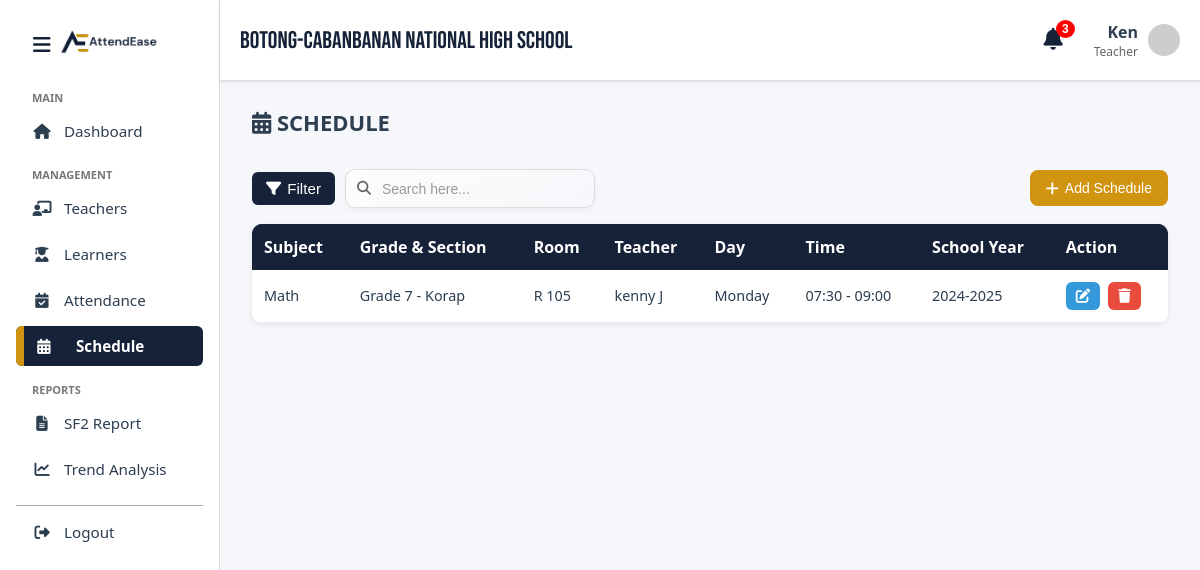
/schedule.php (signed in), run on the app's committed database.
### tables this page shows
CREATE TABLE `schedule` (
  `scheduleID` int(50) NOT NULL,
  `sectionID` int(50) NOT NULL,
  `teacherID` int(50) NOT NULL,
  `day` enum('Monday','Tuesday','Wednesday','Thursday','Friday') NOT NULL,
  `startTime` time NOT NULL DEFAULT current_timestamp(),
  `endTime` time NOT NULL DEFAULT current_timestamp(),
  `schoolYear` varchar(50) NOT NULL,
  `subject` varchar(50) NOT NULL,
  `roomAssignment` varchar(50) NOT NULL
);

CREATE TABLE `section` (
  `sectionID` int(11) NOT NULL,
  `teacherID` int(11) NOT NULL,
  `sectionName` varchar(50) NOT NULL,
  `gradeLevel` enum('7','8','9','10','11') NOT NULL
);

CREATE TABLE `user` (
  `user_ID` int(50) NOT NULL,
  `username` varchar(100) NOT NULL,
  `email` varchar(50) NOT NULL,
  `password` varchar(100) NOT NULL,
  `accountType` enum('Admin','Teacher','') NOT NULL DEFAULT 'Teacher',
  `firstName` varchar(50) NOT NULL,
  `lastName` varchar(50) NOT NULL,
  `middleName` varchar(50) NOT NULL,
  `verified_at` datetime DEFAULT current_timestamp()
);

### schedule.php (the view, shortened to what this page needs)
<!DOCTYPE html>
<html lang="en">
<head>
    <link rel="stylesheet" href="css/style.css">
</head>
<body>
    <div class="container">
        <?php include_once 'includes/sidebar.php'; ?>
        <?php include_once 'includes/header.php'; ?>
        <main class="main-content">
            <div class="page-header">
                <h1><i class="fas fa-calendar-alt"></i> SCHEDULE</h1>
            </div>
            <div class="search-filter">
                <div class="filter-container">
                    <button class="filter-btn" id="filterToggle">
                        <i class="fas fa-filter"></i> Filter
                    </button>
                </div>
                <div class="search-wrapper">
                    <i class="fas fa-search"></i>
                    <input type="text" class="search-bar" placeholder="Search here..." />
                </div>
                <button class="register-button" id="openRegisterModal">
                    <i class="fas fa-plus"></i> Add Schedule
                </button>
            </div>
            <div class="table-container">
                <table class="styled-table">
                    <thead>
                        <tr>
                            <th>Subject</th>
                            <th>Grade & Section</th>
                            <th>Room</th>
                            <th>Teacher</th>
                            <th>Day</th>
                            <th>Time</th>
                            <th>School Year</th>
                            <th>Action</th>
                        </tr>
                    </thead>
                    <tbody id="scheduleTable">
                        <?php
                        $sql = "SELECT
                schedule.scheduleID,
                schedule.subject,
                schedule.roomAssignment AS room,
                schedule.day,
                schedule.startTime,
                schedule.endTime,
                schedule.schoolYear,
                section.gradeLevel,
                section.sectionName,
                user.firstName AS teacherFirst,
                user.lastName AS teacherLast
              FROM schedule
              LEFT JOIN section ON schedule.sectionID = section.sectionID
              LEFT JOIN teachers ON schedule.teacherID = teachers.teacherID
              LEFT JOIN user ON teachers.userID = user.user_ID
              ORDER BY schedule.day ASC, schedule.startTime ASC";
                        $result = $conn->query($sql);
                        if ($result && $result->num_rows > 0) {
                            while ($row = $result->fetch_assoc()) {
                                $start = substr($row['startTime'], 0, 5);
                                $end = substr($row['endTime'], 0, 5);
                                echo "
          <tr data-id='{$row['scheduleID']}'>
            <td>" . htmlspecialchars($row['subject']) . "</td>
            <td>Grade " . htmlspecialchars($row['gradeLevel']) . " - " . htmlspecialchars($row['sectionName']) . "</td>
            <td>" . htmlspecialchars($row['room']) . "</td>
            <td>" . htmlspecialchars($row['teacherFirst']) . " " . htmlspecialchars($row['teacherLast']) . "</td>
            <td>" . htmlspecialchars($row['day']) . "</td>
            <td>{$start} - {$end}</td>
            <td>" . htmlspecialchars($row['schoolYear']) . "</td>
            <td class='action-buttons'>
              <button class='edit-btn' onclick='openEditModal(this)'><i class='fas fa-edit'></i></button>
              <button class='delete-btn' onclick='openDeleteModal(this)'><i class='fas fa-trash'></i></button>
            </td>
          </tr>";
                            }
                        } else {
                            echo "<tr><td colspan='8' style='text-align:center;'>No schedules found</td></tr>";
                        }
                        ?>
                    </tbody>
                </table>
            </div>
        </main>
    </div>
</body>
</html>

### css/style.css (style rules this page uses)
:root { --primary-color: #d19411; --dark-color: #152238; --light-bg: #f5f7fa; --white: #ffffff; --text-dark: #2c3e50; --text-light: #777; --hover-dark: #1c304d; --hover-primary: #c4860f; --soft-cream: #fff8e6; --font-family: 'Segoe UI', sans-serif; --sidebar-width: 220px; --sidebar-closed-width: 60px; --transition-speed: 0.3s; }
body { margin: 0; font-family: var(--font-family); background-color: var(--light-bg); color: var(--text-dark); }
.main-content { margin-left: var(--sidebar-width); transition: margin-left var(--transition-speed); margin-top: 60px; padding: 2rem; flex-grow: 1; }
.main-content h1 { font-size: 22px; font-weight: 600; margin-bottom: 1rem; color: var(--text-dark); }
.container { display: flex; }

### css/table.css (style rules this page uses)
.page-header { margin-bottom: 2rem; }
.search-filter { display: flex; align-items: center; gap: 10px; margin-bottom: 1rem; }
.filter-btn { padding: 8px 14px; border: none; background: var(--dark-color); color: #fff; border-radius: 6px; cursor: pointer; font-size: 0.95rem; transition: background 0.2s ease; display: flex; align-items: center; gap: 6px; }
.filter-container { position: relative; display: inline-block; }
.search-wrapper { display: flex; align-items: center; gap: 8px; position: relative; max-width: 250px; flex: 1; }
.search-wrapper i { position: absolute; top: 50%; left: 12px; transform: translateY(-50%); color: #666; font-size: 14px; pointer-events: none; }
.search-wrapper .search-bar { width: 100%; padding: 10px 16px 10px 36px; border: 1.5px solid #ddd; border-radius: 10px; background: linear-gradient(145deg, #fdfdfd, #f5f7fa); font-size: 15px; color: var(--text-dark); outline: none; transition: all 0.3s ease; box-shadow: 0 2px 4px rgba(0,0,0,0.05); }
.search-wrapper .search-bar::placeholder { color: #999; font-size: 14px; }
.table-container { background: #fff; border-radius: 10px; box-shadow: 0 2px 6px rgba(0, 0, 0, 0.08); overflow-x: auto; overflow-y: auto; max-height: 500px; }
.styled-table { width: 100%; border-collapse: collapse; min-width: 800px; }
.styled-table thead { background: var(--dark-color); color: #fff; }
.styled-table thead th { padding: 12px; text-align: left; font-weight: 600; position: sticky; top: 0; z-index: 2; background: var(--dark-color); box-shadow: 0 2px 3px rgba(0, 0, 0, 0.1); }
.styled-table tbody tr { border-bottom: 1px solid #eee; }
.styled-table tbody tr:nth-child(odd) { background: #fff; }
.styled-table td { padding: 12px; font-size: 0.9rem; color: var(--text-dark); }
.action-buttons { display: flex; gap: 8px; }
.action-buttons button { border: none; cursor: pointer; padding: 6px 10px; border-radius: 6px; font-size: 0.9rem; transition: background 0.2s ease; }
.edit-btn { background: #3498db; color: #fff; }
.delete-btn { background: #e74c3c; color: #fff; }
.register-button { background: var(--primary-color); color: #fff; border: none; padding: 10px 16px; border-radius: 8px; font-size: 14px; cursor: pointer; display: flex; align-items: center; gap: 6px; transition: background 0.3s ease; flex-shrink: 0; margin-left: auto; }
.register-button i { font-size: 15px; }

### data on the page
schedule: subject "Math", sectionID.gradeLevel "7", sectionID.sectionName "Korap", roomAssignment "R 105", user.firstName "kenny", user.lastName "J", day "Monday", startTime "07:30", endTime "09:00", schoolYear "2024-2025"

### other printed values
$_SESSION['username'] "Ken"
$_SESSION['role'] "Teacher"
